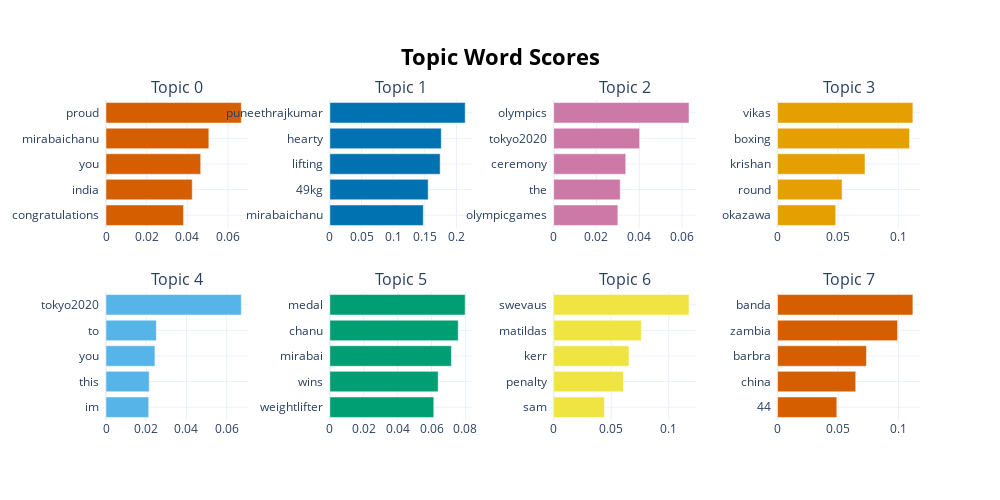

Write notebook code for a chart like this one.
### Code cell
model.visualize_barchart()

### Figure 1 — Plotly figure (JSON) as saved in the notebook; plotly's stock layout.template omitted (floating-point values rounded to 4 significant figures)
{"data": [{"marker": {"color": "#D55E00"}, "orientation": "h", "type": "bar", "x": [0.03816, 0.04246, 0.04662, 0.05062, 0.06662], "xaxis": "x", "y": ["congratulations  ", "india  ", "you  ", "mirabaichanu  ", "proud  "], "yaxis": "y"}, {"marker": {"color": "#0072B2"}, "orientation": "h", "type": "bar", "x": [0.1476, 0.1553, 0.1742, 0.176, 0.2138], "xaxis": "x2", "y": ["mirabaichanu  ", "49kg  ", "lifting  ", "hearty  ", "puneethrajkumar  "], "yaxis": "y2"}, {"marker": {"color": "#CC79A7"}, "orientation": "h", "type": "bar", "x": [0.02998, 0.03109, 0.03368, 0.04018, 0.06326], "xaxis": "x3", "y": ["olympicgames  ", "the  ", "ceremony  ", "tokyo2020  ", "olympics  "], "yaxis": "y3"}, {"marker": {"color": "#E69F00"}, "orientation": "h", "type": "bar", "x": [0.04817, 0.0534, 0.07239, 0.1092, 0.112], "xaxis": "x4", "y": ["okazawa  ", "round  ", "krishan  ", "boxing  ", "vikas  "], "yaxis": "y4"}, {"marker": {"color": "#56B4E9"}, "orientation": "h", "type": "bar", "x": [0.02124, 0.02149, 0.02433, 0.02503, 0.0673], "xaxis": "x5", "y": ["im  ", "this  ", "you  ", "to  ", "tokyo2020  "], "yaxis": "y5"}, {"marker": {"color": "#009E73"}, "orientation": "h", "type": "bar", "x": [0.06132, 0.0639, 0.07171, 0.07574, 0.07984], "xaxis": "x6", "y": ["weightlifter  ", "wins  ", "mirabai  ", "chanu  ", "medal  "], "yaxis": "y6"}, {"marker": {"color": "#F0E442"}, "orientation": "h", "type": "bar", "x": [0.04414, 0.06069, 0.06545, 0.07615, 0.1176], "xaxis": "x7", "y": ["sam  ", "penalty  ", "kerr  ", "matildas  ", "swevaus  "], "yaxis": "y7"}, {"marker": {"color": "#D55E00"}, "orientation": "h", "type": "bar", "x": [0.04899, 0.06464, 0.07349, 0.09921, 0.1119], "xaxis": "x8", "y": ["44  ", "china  ", "barbra  ", "zambia  ", "banda  "], "yaxis": "y8"}], "layout": {"annotations": [{"font": {"size": 16}, "showarrow": false, "text": "Topic 0", "x": 0.0875, "xanchor": "center", "xref": "paper", "y": 1, "yanchor": "bottom", "yref": "paper"}, {"font": {"size": 16}, "showarrow": false, "text": "Topic 1", "x": 0.3625, "xanchor": "center", "xref": "paper", "y": 1, "yanchor": "bottom", "yref": "paper"}, {"font": {"size": 16}, "showarrow": false, "text": "Topic 2", "x": 0.6375, "xanchor": "center", "xref": "paper", "y": 1, "yanchor": "bottom", "yref": "paper"}, {"font": {"size": 16}, "showarrow": false, "text": "Topic 3", "x": 0.9125, "xanchor": "center", "xref": "paper", "y": 1, "yanchor": "bottom", "yref": "paper"}, {"font": {"size": 16}, "showarrow": false, "text": "Topic 4", "x": 0.0875, "xanchor": "center", "xref": "paper", "y": 0.4, "yanchor": "bottom", "yref": "paper"}, {"font": {"size": 16}, "showarrow": false, "text": "Topic 5", "x": 0.3625, "xanchor": "center", "xref": "paper", "y": 0.4, "yanchor": "bottom", "yref": "paper"}, {"font": {"size": 16}, "showarrow": false, "text": "Topic 6", "x": 0.6375, "xanchor": "center", "xref": "paper", "y": 0.4, "yanchor": "bottom", "yref": "paper"}, {"font": {"size": 16}, "showarrow": false, "text": "Topic 7", "x": 0.9125, "xanchor": "center", "xref": "paper", "y": 0.4, "yanchor": "bottom", "yref": "paper"}], "height": 500, "hoverlabel": {"bgcolor": "white", "font": {"family": "Rockwell", "size": 16}}, "showlegend": false, "title": {"font": {"color": "Black", "size": 22}, "text": "<b>Topic Word Scores", "x": 0.5, "xanchor": "center", "yanchor": "top"}, "width": 1000, "xaxis": {"anchor": "y", "domain": [0, 0.175], "showgrid": true}, "xaxis2": {"anchor": "y2", "domain": [0.275, 0.45], "showgrid": true}, "xaxis3": {"anchor": "y3", "domain": [0.55, 0.725], "showgrid": true}, "xaxis4": {"anchor": "y4", "domain": [0.825, 1], "showgrid": true}, "xaxis5": {"anchor": "y5", "domain": [0, 0.175], "showgrid": true}, "xaxis6": {"anchor": "y6", "domain": [0.275, 0.45], "showgrid": true}, "xaxis7": {"anchor": "y7", "domain": [0.55, 0.725], "showgrid": true}, "xaxis8": {"anchor": "y8", "domain": [0.825, 1], "showgrid": true}, "yaxis": {"anchor": "x", "domain": [0.6, 1], "showgrid": true}, "yaxis2": {"anchor": "x2", "domain": [0.6, 1], "showgrid": true}, "yaxis3": {"anchor": "x3", "domain": [0.6, 1], "showgrid": true}, "yaxis4": {"anchor": "x4", "domain": [0.6, 1], "showgrid": true}, "yaxis5": {"anchor": "x5", "domain": [0, 0.4], "showgrid": true}, "yaxis6": {"anchor": "x6", "domain": [0, 0.4], "showgrid": true}, "yaxis7": {"anchor": "x7", "domain": [0, 0.4], "showgrid": true}, "yaxis8": {"anchor": "x8", "domain": [0, 0.4], "showgrid": true}}}
